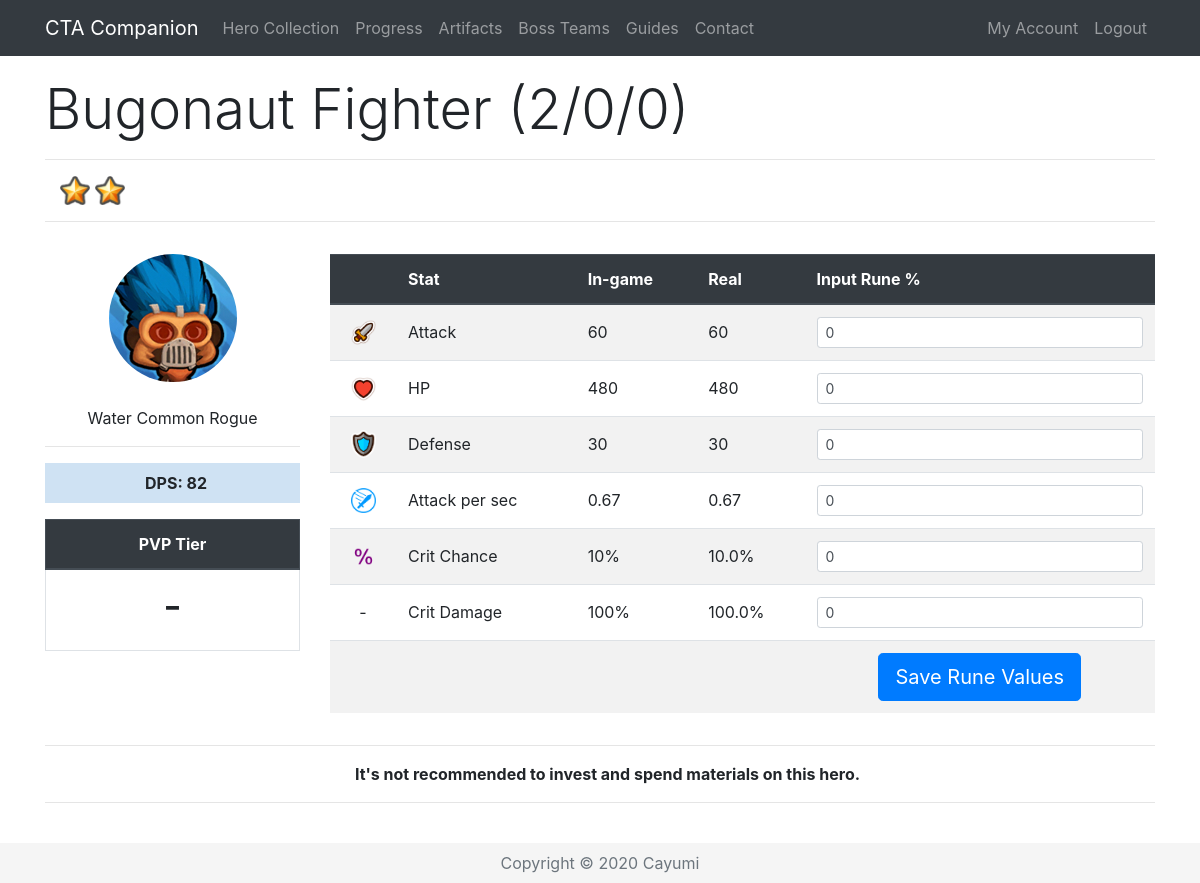
Screenshot of /Hero/605 (signed in) with the database file from the repository.
### app/models.py (models this page shows, shortened)
class Base(db.Model):
    id = db.Column(db.Integer, primary_key=True)
    name = db.Column(db.String(32), index=True, unique=True)
    nameSafe = db.Column(db.String(32), index=True, unique=True)
    job = db.Column(db.String(16), index=True)
    rarity = db.Column(db.String(16), index=True)
    element = db.Column(db.String(16), index=True)
    gender = db.Column(db.String(16), index=True)
    crusher = db.Column(db.Integer, index=True)
    fly = db.Column(db.Integer, index=True)
    blitz = db.Column(db.Integer, index=True)
    atk = db.Column(db.Integer, index=True)
    hp = db.Column(db.Integer, index=True)
    defense = db.Column(db.Integer, index=True)
    crit = db.Column(db.Integer, index=True)
    critDmg = db.Column(db.Integer, index=True)
    movespeed = db.Column(db.Integer, index=True)
    aps = db.Column(db.Integer, index=True)
    arange = db.Column(db.Integer, index=True)
    resistance = db.Column(db.Integer, index=True)
    frenzy = db.Column(db.Integer, index=True)
    dodge = db.Column(db.Integer, index=True)
    stun = db.Column(db.Integer, index=True)
    stunTime = db.Column(db.Integer, index=True)
    aoe = db.Column(db.Integer, index=True)
    ult = db.Column(db.Integer, index=True)
    kshp = db.Column(db.Integer, index=True)
    gold = db.Column(db.Integer, index=True)
    freeze = db.Column(db.Integer, index=True)
    freezeTime = db.Column(db.Integer, index=True)
    freezeDmg = db.Column(db.Integer, index=True)
    burn = db.Column(db.Integer, index=True)
    burnTime = db.Column(db.Integer, index=True)
    burnDmg = db.Column(db.Integer, index=True)
    poison = db.Column(db.Integer, index=True)
    poisonTime = db.Column(db.Integer, index=True)
    poisonDmg = db.Column(db.Integer, index=True)
    sp2 = db.Column(db.Integer, index=True)
    sp2num = db.Column(db.Integer, index=True)
    buffElement = db.Column(db.String(16), index=True)
    buffType = db.Column(db.Integer, index=True)
    buffStat = db.Column(db.String(16), index=True)
    buff = db.Column(db.Integer, index=True)
    heroes = db.relationship('Hero', backref='baseStats', lazy='dynamic')

class Hero(db.Model):
    id = db.Column(db.Integer, primary_key=True)
    level = db.Column(db.Integer, index=True)
    awaken = db.Column(db.Integer, index=True)
    wpn = db.Column(db.Integer, index=True)
    medals = db.Column(db.Integer, index=True)
    runedAtk = db.Column(db.Integer, index=True)
    runedHp = db.Column(db.Integer, index=True)
    runedDef = db.Column(db.Integer, index=True)
    runedAps = db.Column(db.Integer, index=True)
    runedCrit = db.Column(db.Integer, index=True)
    runedCritDmg = db.Column(db.Integer, index=True)
    user_id = db.Column(db.Integer, db.ForeignKey('user.id'))
    base_id = db.Column(db.Integer, db.ForeignKey('base.id'))
    def displayStat(self, stat):
        if stat < 1000:
            return str(int(round(stat, 0)))
        elif stat > 1000000:
            return str(round(stat/1000000, 2))+"M"
        else:
            return str(round(stat/1000, 2))+"K"
    def displayOther(self, x):
        return '{:,}'.format(x).replace(',', ' ')
    def atk(self):
        runedAttack = self.runedAtk
        base = self.baseStats.atk
        level = self.level
        awaken = self.awaken
        atk = int(base * (2 ** (level - 1)) * (1.5 ** awaken))
        runedAtk = atk + (atk * (runedAttack / 100))
        return int(runedAtk)
    def raidAtk(self, art, buff):
        runedAttack = self.runedAtk
        base = self.baseStats.atk
        level = self.level
        awaken = self.awaken
        atk = base * (2 ** (level - 1)) * (1.5 ** awaken)
        runedAtk = (atk + (atk * ((runedAttack+art) / 100))) * self.baseStats.crusher + atk * buff / 100
        return runedAtk
    def hp(self):
        runedHP = self.runedHp
        base = self.baseStats.hp
        level = self.level
        awaken = self.awaken
        hp = int(base * (2 ** (level - 1)) * (1.5 ** awaken))
        runedHP = hp + (hp * (runedHP / 100))
        return int(runedHP)
    def defense(self):
        runedDef = self.runedDef
        base = self.baseStats.defense
        level = self.level
        awaken = self.awaken
        defense = int(base * (2 ** (level - 1)) * (1.5 ** awaken))
        runedDef = defense + (defense * (runedDef / 100))
        return int(runedDef)
    def aps(self):
        runedAps = self.runedAps
        base = self.baseStats.aps
        runedAps = base + (base * (runedAps / 100))
        return runedAps
    def crit(self):
        runedCrit = self.runedCrit
        base = self.baseStats.crit
        return (base + runedCrit)/100
    def critDmg(self):
        runedDmg = self.runedCritDmg
        base = self.baseStats.critDmg
        return (base + runedDmg)/100
    def dpsSP2(self):
        sp2 = self.baseStats.sp2
        sp2num = self.baseStats.sp2num
        atk = self.atk()
        aps = self.aps()
        crit = self.crit()
        critDmg = self.critDmg()
        dps = ((atk * aps * (1-crit)) + (atk * aps * crit * (1+critDmg))) * (6 + sp2 * sp2num)/7
        dps = int(round(dps))
        return '{:,}'.format(dps).replace(',', ' ')

### app/routes.py (the view, shortened to what this page needs)
@app.route('/Hero/<heroid>', methods=["GET", "POST"])
@login_required
def hero(heroid):
    user = User.query.join(Hero).filter(Hero.id == heroid)
    selectedHero = Hero.query.get(heroid)
    if request.method == "GET":
        return render_template('hero.html', selectedHero=selectedHero, title=selectedHero.baseStats.name, user=user,
                               heroDict=heroDict)

### app/templates/hero.html (shortened to what this page needs)
{% extends "base.html" %}
{% block content %}
{% if user[0] == current_user %}
{% set current = selectedHero.baseStats.nameSafe %}
 <div class="row pt-3">
    <div class="col-lg-12">
      <h1 class="display-4">{{ selectedHero.baseStats.name }} ({{ selectedHero.level }}/{{ selectedHero.awaken }}/{{ selectedHero.wpn }}) </h1>
      <hr>
        {% if selectedHero.level > 0 %}
      <p class="instructions">
          {%for i in range(selectedHero.level - selectedHero.awaken) %}
          <img src="{{ url_for('static', filename='star.png') }}" width="30" alt="Star">
          {% endfor %}
      </p>
        {% else %}
        <p class="instruction">You have not unlocked this hero.</p>
        {% endif %}
      <hr>
    </div>
 </div>
  <div class="row align-middle">
    <div class="col-lg-3 text-center align-middle pt-3">
        <img class="img-fluid rounded-circle" src="/static/{{selectedHero.baseStats.nameSafe}}.png" alt="{{selectedHero.baseStats.name}}"><br><br>
        {{ selectedHero.baseStats.element }} {{ selectedHero.baseStats.rarity }} {{ selectedHero.baseStats.job }}<hr>
        {% if selectedHero.level > 0 %}
        <p class="instructions {{selectedHero.baseStats.element}}{{selectedHero.baseStats.rarity}}"><b>DPS: {{ selectedHero.dpsSP2() }}</b></p>
        {% else %}
        <p class="instructions {{selectedHero.baseStats.element}}{{selectedHero.baseStats.rarity}}">Hero not collected</p>
        {% endif %}
        <table class="table table-bordered">
        <thead class="thead-dark">
        <tr>
            <th colspan="2">PVP Tier</th>
        </tr>
        </thead>
        <tr>
            <td><h1>
                {% if heroDict[current] %}
                {{ heroDict[current][4] }}
                {% else %}
                -
                {% endif %}
            </h1>
            </td>
        </tr>
    </table>
      </div>
      <div class="col lg-9 pt-3">
<form action="/Hero/{{ selectedHero.id }}" method="post" novalidate>
 <table class="table table-striped">
     <thead class="thead-dark">
          <tr>
              <th>&nbsp;</th>
              <th>Stat</th>
              <th>{% if selectedHero.level > 0 %}In-game{% else %}Base stat{% endif %}</th>
              <th>Real</th>
              <th>Input Rune %</th>
          </tr>
          </thead>
              <tr class="text-left">
                  <td class="align-middle text-center"><img src="{{ url_for('static', filename='atk.png') }}" width="25" alt="Attack"></td>
                  <td class="align-middle">Attack</td>
                  {% if selectedHero.level > 0 %}
                  <td class="align-middle">{{ selectedHero.displayStat(selectedHero.atk()) }}</td>
                  <td class="align-middle">{{ selectedHero.displayOther(selectedHero.atk()) }}</td>
                  <td><input type="text" maxlength="10" class="form-control form-control-sm" id="{{ selectedHero.id }}runedAtk" value="{{ selectedHero.runedAtk }}" name="{{ selectedHero.id }}runedAtk"></td>
                  {% else %}
                  <td class="align-middle">{{ selectedHero.baseStats.atk }}</td>
                  <td class="align-middle">-</td>
                  <td><input type="text" maxlength="10" class="form-control form-control-sm" disabled></td>
                  {% endif %}
              </tr>
              <tr class="text-left">
                  <td class="align-middle text-center"><img src="{{ url_for('static', filename='hp.png') }}" width="25" alt="HP"></td>
                  <td class="align-middle">HP</td>
                  {% if selectedHero.level > 0 %}
                  <td class="align-middle">{{ selectedHero.displayStat(selectedHero.hp()) }}</td>
                  <td class="align-middle">{{ selectedHero.displayOther(selectedHero.hp()) }}</td>
                  <td><input type="text" maxlength="10" class="form-control form-control-sm" id="{{ selectedHero.id }}runedHp" value="{{ selectedHero.runedHp }}" name="{{ selectedHero.id }}runedHp" onkeypress="return isNumber9(event)"></td>
                  {% else %}
                  <td class="align-middle">{{ selectedHero.baseStats.hp }}</td>
                  <td class="align-middle">-</td>
                  <td><input type="text" maxlength="10" class="form-control form-control-sm" disabled></td>
                  {% endif %}
              </tr>
              <tr class="text-left">
                  <td class="align-middle text-center"><img src="{{ url_for('static', filename='def.png') }}" width="25" alt="Defense"></td>
                  <td class="align-middle">Defense</td>
                  {% if selectedHero.level > 0 %}
                  <td class="align-middle">{{ selectedHero.displayStat(selectedHero.defense()) }}</td>
                  <td class="align-middle">{{ selectedHero.defense() }}</td>
                  <td><input type="text" maxlength="10" class="form-control form-control-sm" id="{{ selectedHero.id }}runedDef" value="{{ selectedHero.runedDef }}" name="{{ selectedHero.id }}runedDef" onkeypress="return isNumber9(event)"></td>
                  {% else %}
                  <td class="align-middle">{{ selectedHero.baseStats.defense }}</td>
                  <td class="align-middle">-</td>
                  <td><input type="text" maxlength="10" class="form-control form-control-sm" disabled></td>
                  {% endif %}
              </tr>
              <tr class="text-left">
                  <td class="align-middle text-center"><img src="{{ url_for('static', filename='aps.png') }}" width="25" alt="APS"></td>
                  <td class="align-middle">Attack per sec</td>
                  {% if selectedHero.level > 0 %}
                  <td class="align-middle">{{ selectedHero.aps()|round(2, 'common' ) }}</td>
                  <td class="align-middle">{{ selectedHero.aps() }}</td>
                  <td><input type="text" maxlength="10" class="form-control form-control-sm" id="{{ selectedHero.id }}runedAps" value="{{ selectedHero.runedAps }}" name="{{ selectedHero.id }}runedAps" onkeypress="return isNumber9(event)"></td>
                  {% else %}
                  <td class="align-middle">{{ selectedHero.baseStats.aps }}</td>
                  <td class="align-middle">-</td>
                  <td><input type="text" maxlength="10" class="form-control form-control-sm" disabled></td>
                  {% endif %}
              </tr>
                <tr class="text-left">
                  <td class="align-middle text-center"><img src="{{ url_for('static', filename='crit.png') }}" width="25" alt="Crit Chance"></td>
                  <td class="align-middle">Crit Chance</td>
                  {% if selectedHero.level > 0 %}
                  <td class="align-middle">{{ (selectedHero.crit()*100)|round|int }}%</td>
                  <td class="align-middle">{{ selectedHero.crit()*100 }}% </td>
                  <td><input type="text" maxlength="10" class="form-control form-control-sm" id="{{ selectedHero.id }}runedCrit" value="{{ selectedHero.runedCrit }}" name="{{ selectedHero.id }}runedCrit" onkeypress="return isNumber9(event)"></td>
                  {% else %}
                  <td class="align-middle">{{ selectedHero.baseStats.crit }}%</td>
                  <td class="align-middle">-</td>
                  <td><input type="text" maxlength="10" class="form-control form-control-sm" disabled></td>
                  {% endif %}
                </tr>
              <tr class="text-left">
                  <td class="align-middle text-center">-</td>
                  <td class="align-middle">Crit Damage</td>
                  {% if selectedHero.level > 0 %}
                  <td class="align-middle">{{ ((selectedHero.critDmg())*100)|round|int }}%</td>
                  <td class="align-middle">{{ (selectedHero.critDmg()*100)|round(2, 'common') }}%</td>
                  <td><input type="text" maxlength="10" class="form-control form-control-sm" id="{{ selectedHero.id }}runedCritDmg" value="{{ selectedHero.runedCritDmg }}" name="{{ selectedHero.id }}runedCritDmg" onkeypress="return isNumber9(event)"></td>
                  {% else %}
                  <td class="align-middle">{{ selectedHero.baseStats.critDmg }}%</td>
                  <td class="align-middle">-</td>
                  <td><input type="text" maxlength="10" class="form-control form-control-sm" disabled></td>
                  {% endif %}
              </tr>
     <tr class="text-center">
                  <td>&nbsp;</td>
                  <td>&nbsp;</td>
                  <td>&nbsp;</td>
                  <td>&nbsp;</td>
                  {% if selectedHero.level > 0 %}
                  <td><button class="btn btn-primary btn-lg" type="submit">Save Rune Values</button></td>
                  {% else %}
                  <td><button class="btn btn-primary btn-lg" type="submit" disabled>Save Rune Values</button></td>
                  {% endif %}
              </tr>
          </table>
</form>
    </div>
      </div>
{% if heroDict[current] %}
<div class="row">
    <div class="col-lg-12 text-center">
        <hr>
        <p class="instructions">{{ heroDict[current][5] }}</p>
        <hr>
    </div>
</div>
<div class="row">
    <div class="col-lg-12 text-center">
      <table class="table table-bordered">
          <thead class="thead-dark">
          <tr>
              <th colspan="5">How to rune</th>
          </tr>
          </thead>
          <tr class="table-secondary align-middle">
              <td>&nbsp;</td>
              <td width="18%">Rune Set</td>
              <td>Primary</td>
              <td>Secondary</td>
              <td>Notes</td>
          </tr>
          <tr class="align-middle">
              <td class="align-middle">PVP</td>
              <td class="align-middle">
                  {% for i in heroDict[current][0] %}
                  <img class="img-fluid" src="/static/{{i}}.png" alt="{{i}}" name="{{i}}" width="25">
                  {% endfor %}
              </td>
              <td class="align-middle">{{ heroDict[current][1] }}</td>
              <td class="align-middle">{{ heroDict[current][2] }}</td>
              <td class="align-middle">{{ heroDict[current][3] }}</td>
          </tr>
{% if heroDict[current][6] %}
            <tr>
              <td class="align-middle">PVE</td>
              <td class="align-middle">
                  {% for i in heroDict[current][6] %}
                  <img class="img-fluid" src="/static/{{i}}.png" alt="{{i}}" name="{{i}}" width="25">
                  {% endfor %}
              </td>
              <td class="align-middle">{{ heroDict[current][7] }}</td>
              <td class="align-middle">{{ heroDict[current][8] }}</td>
              <td class="align-middle">{{ heroDict[current][9] }}</td>
          </tr>
{% endif %}
      </table>
    </div>
</div>
{% else %}
<div class="row">
    <div class="col-lg-12 text-center">
        <hr>
        <p class="instructions"><b>It's not recommended to invest and spend materials on this hero.</b></p>
        <hr>
    </div>
</div>
{% endif %}
<br>
{% endif %}
{% endblock %}

### rows the page displays
Base: baseStats.name "Bugonaut Fighter", baseStats.nameSafe (picture), baseStats.element "Water", baseStats.rarity "Common", baseStats.job "Rogue", dpsSP2 "82"
Hero: level "2", awaken "0", wpn "0", displayStat "60", displayOther "60", runedAtk "0", displayStat "480", displayOther "480", runedHp "0", displayStat "30", defense "30", runedDef "0", aps "0.67", runedAps "0", (selectedHero.crit()*100)|round|int "10", selectedHero.crit()*100 "10.0", runedCrit "0", ((selectedHero.critDmg())*100)|round|int "100", (selectedHero.critDmg()*100)|round(2,'common') "100.0", runedCritDmg "0"
